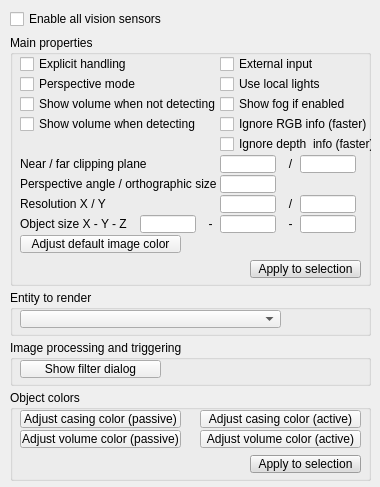
<?xml version="1.0" encoding="UTF-8"?>
<ui version="4.0">
 <class>CQDlgVisionSensors</class>
 <widget class="QDialog" name="CQDlgVisionSensors">
  <property name="geometry">
   <rect>
    <x>0</x>
    <y>0</y>
    <width>380</width>
    <height>487</height>
   </rect>
  </property>
  <property name="windowTitle">
   <string>Vision Sensor Properties</string>
  </property>
  <property name="locale">
   <locale language="English" country="UnitedStates"/>
  </property>
  <widget class="QCheckBox" name="qqEnabled">
   <property name="geometry">
    <rect>
     <x>10</x>
     <y>10</y>
     <width>201</width>
     <height>18</height>
    </rect>
   </property>
   <property name="focusPolicy">
    <enum>Qt::StrongFocus</enum>
   </property>
   <property name="text">
    <string>Enable all vision sensors</string>
   </property>
  </widget>
  <widget class="QGroupBox" name="groupBox">
   <property name="geometry">
    <rect>
     <x>10</x>
     <y>35</y>
     <width>361</width>
     <height>251</height>
    </rect>
   </property>
   <property name="title">
    <string>Main properties</string>
   </property>
   <property name="flat">
    <bool>true</bool>
   </property>
   <widget class="QCheckBox" name="qqExplicitHandling">
    <property name="geometry">
     <rect>
      <x>10</x>
      <y>20</y>
      <width>171</width>
      <height>18</height>
     </rect>
    </property>
    <property name="focusPolicy">
     <enum>Qt::StrongFocus</enum>
    </property>
    <property name="text">
     <string>Explicit handling</string>
    </property>
   </widget>
   <widget class="QCheckBox" name="qqExternalInput">
    <property name="geometry">
     <rect>
      <x>210</x>
      <y>20</y>
      <width>161</width>
      <height>18</height>
     </rect>
    </property>
    <property name="focusPolicy">
     <enum>Qt::StrongFocus</enum>
    </property>
    <property name="text">
     <string>External input</string>
    </property>
   </widget>
   <widget class="QCheckBox" name="qqPerspective">
    <property name="geometry">
     <rect>
      <x>10</x>
      <y>40</y>
      <width>171</width>
      <height>18</height>
     </rect>
    </property>
    <property name="focusPolicy">
     <enum>Qt::StrongFocus</enum>
    </property>
    <property name="text">
     <string>Perspective mode</string>
    </property>
   </widget>
   <widget class="QCheckBox" name="qqLocalLights">
    <property name="geometry">
     <rect>
      <x>210</x>
      <y>40</y>
      <width>161</width>
      <height>18</height>
     </rect>
    </property>
    <property name="focusPolicy">
     <enum>Qt::StrongFocus</enum>
    </property>
    <property name="text">
     <string>Use local lights</string>
    </property>
   </widget>
   <widget class="QCheckBox" name="qqShowFog">
    <property name="geometry">
     <rect>
      <x>210</x>
      <y>60</y>
      <width>161</width>
      <height>18</height>
     </rect>
    </property>
    <property name="focusPolicy">
     <enum>Qt::StrongFocus</enum>
    </property>
    <property name="text">
     <string>Show fog if enabled</string>
    </property>
   </widget>
   <widget class="QCheckBox" name="qqShowNotDetecting">
    <property name="geometry">
     <rect>
      <x>10</x>
      <y>60</y>
      <width>201</width>
      <height>18</height>
     </rect>
    </property>
    <property name="focusPolicy">
     <enum>Qt::StrongFocus</enum>
    </property>
    <property name="text">
     <string>Show volume when not detecting</string>
    </property>
   </widget>
   <widget class="QCheckBox" name="qqShowDetecting">
    <property name="geometry">
     <rect>
      <x>10</x>
      <y>80</y>
      <width>201</width>
      <height>18</height>
     </rect>
    </property>
    <property name="focusPolicy">
     <enum>Qt::StrongFocus</enum>
    </property>
    <property name="text">
     <string>Show volume when detecting</string>
    </property>
   </widget>
   <widget class="QLabel" name="label">
    <property name="geometry">
     <rect>
      <x>10</x>
      <y>120</y>
      <width>151</width>
      <height>18</height>
     </rect>
    </property>
    <property name="text">
     <string>Near / far clipping plane</string>
    </property>
   </widget>
   <widget class="QLineEdit" name="qqNearPlane">
    <property name="geometry">
     <rect>
      <x>210</x>
      <y>120</y>
      <width>56</width>
      <height>18</height>
     </rect>
    </property>
   </widget>
   <widget class="QLineEdit" name="qqFarPlane">
    <property name="geometry">
     <rect>
      <x>290</x>
      <y>120</y>
      <width>56</width>
      <height>18</height>
     </rect>
    </property>
   </widget>
   <widget class="QLabel" name="label_2">
    <property name="geometry">
     <rect>
      <x>270</x>
      <y>120</y>
      <width>21</width>
      <height>18</height>
     </rect>
    </property>
    <property name="text">
     <string>/</string>
    </property>
    <property name="alignment">
     <set>Qt::AlignCenter</set>
    </property>
   </widget>
   <widget class="QLineEdit" name="qqPerspectiveAngleOrOrthographicSize">
    <property name="geometry">
     <rect>
      <x>210</x>
      <y>140</y>
      <width>56</width>
      <height>18</height>
     </rect>
    </property>
   </widget>
   <widget class="QLabel" name="label_3">
    <property name="geometry">
     <rect>
      <x>10</x>
      <y>140</y>
      <width>201</width>
      <height>18</height>
     </rect>
    </property>
    <property name="text">
     <string>Perspective angle / orthographic size</string>
    </property>
   </widget>
   <widget class="QLineEdit" name="qqResX">
    <property name="geometry">
     <rect>
      <x>210</x>
      <y>160</y>
      <width>56</width>
      <height>18</height>
     </rect>
    </property>
   </widget>
   <widget class="QLabel" name="label_4">
    <property name="geometry">
     <rect>
      <x>270</x>
      <y>160</y>
      <width>21</width>
      <height>18</height>
     </rect>
    </property>
    <property name="text">
     <string>/</string>
    </property>
    <property name="alignment">
     <set>Qt::AlignCenter</set>
    </property>
   </widget>
   <widget class="QLineEdit" name="qqResY">
    <property name="geometry">
     <rect>
      <x>290</x>
      <y>160</y>
      <width>56</width>
      <height>18</height>
     </rect>
    </property>
   </widget>
   <widget class="QLabel" name="label_5">
    <property name="geometry">
     <rect>
      <x>10</x>
      <y>160</y>
      <width>151</width>
      <height>18</height>
     </rect>
    </property>
    <property name="text">
     <string>Resolution X / Y</string>
    </property>
   </widget>
   <widget class="QLabel" name="label_6">
    <property name="geometry">
     <rect>
      <x>10</x>
      <y>180</y>
      <width>121</width>
      <height>18</height>
     </rect>
    </property>
    <property name="text">
     <string>Object size X - Y - Z</string>
    </property>
   </widget>
   <widget class="QLineEdit" name="qqSizeX">
    <property name="geometry">
     <rect>
      <x>130</x>
      <y>180</y>
      <width>56</width>
      <height>18</height>
     </rect>
    </property>
   </widget>
   <widget class="QLineEdit" name="qqSizeY">
    <property name="geometry">
     <rect>
      <x>210</x>
      <y>180</y>
      <width>56</width>
      <height>18</height>
     </rect>
    </property>
   </widget>
   <widget class="QLineEdit" name="qqSizeZ">
    <property name="geometry">
     <rect>
      <x>290</x>
      <y>180</y>
      <width>56</width>
      <height>18</height>
     </rect>
    </property>
   </widget>
   <widget class="QLabel" name="label_7">
    <property name="geometry">
     <rect>
      <x>270</x>
      <y>180</y>
      <width>21</width>
      <height>18</height>
     </rect>
    </property>
    <property name="text">
     <string>-</string>
    </property>
    <property name="alignment">
     <set>Qt::AlignCenter</set>
    </property>
   </widget>
   <widget class="QLabel" name="label_8">
    <property name="geometry">
     <rect>
      <x>190</x>
      <y>180</y>
      <width>21</width>
      <height>18</height>
     </rect>
    </property>
    <property name="text">
     <string>-</string>
    </property>
    <property name="alignment">
     <set>Qt::AlignCenter</set>
    </property>
   </widget>
   <widget class="QToolButton" name="qqAdjustImageColor">
    <property name="geometry">
     <rect>
      <x>10</x>
      <y>200</y>
      <width>161</width>
      <height>18</height>
     </rect>
    </property>
    <property name="focusPolicy">
     <enum>Qt::StrongFocus</enum>
    </property>
    <property name="text">
     <string>Adjust default image color</string>
    </property>
   </widget>
   <widget class="QToolButton" name="qqApplyMainProperties">
    <property name="geometry">
     <rect>
      <x>240</x>
      <y>225</y>
      <width>111</width>
      <height>18</height>
     </rect>
    </property>
    <property name="palette">
     <palette>
      <active>
       <colorrole role="WindowText">
        <brush brushstyle="SolidPattern">
         <color alpha="255">
          <red>0</red>
          <green>0</green>
          <blue>0</blue>
         </color>
        </brush>
       </colorrole>
       <colorrole role="Button">
        <brush brushstyle="SolidPattern">
         <color alpha="255">
          <red>220</red>
          <green>220</green>
          <blue>220</blue>
         </color>
        </brush>
       </colorrole>
       <colorrole role="Light">
        <brush brushstyle="SolidPattern">
         <color alpha="255">
          <red>255</red>
          <green>255</green>
          <blue>255</blue>
         </color>
        </brush>
       </colorrole>
       <colorrole role="Midlight">
        <brush brushstyle="SolidPattern">
         <color alpha="255">
          <red>237</red>
          <green>237</green>
          <blue>237</blue>
         </color>
        </brush>
       </colorrole>
       <colorrole role="Dark">
        <brush brushstyle="SolidPattern">
         <color alpha="255">
          <red>110</red>
          <green>110</green>
          <blue>110</blue>
         </color>
        </brush>
       </colorrole>
       <colorrole role="Mid">
        <brush brushstyle="SolidPattern">
         <color alpha="255">
          <red>147</red>
          <green>147</green>
          <blue>147</blue>
         </color>
        </brush>
       </colorrole>
       <colorrole role="Text">
        <brush brushstyle="SolidPattern">
         <color alpha="255">
          <red>0</red>
          <green>0</green>
          <blue>0</blue>
         </color>
        </brush>
       </colorrole>
       <colorrole role="BrightText">
        <brush brushstyle="SolidPattern">
         <color alpha="255">
          <red>255</red>
          <green>255</green>
          <blue>255</blue>
         </color>
        </brush>
       </colorrole>
       <colorrole role="ButtonText">
        <brush brushstyle="SolidPattern">
         <color alpha="255">
          <red>0</red>
          <green>0</green>
          <blue>0</blue>
         </color>
        </brush>
       </colorrole>
       <colorrole role="Base">
        <brush brushstyle="SolidPattern">
         <color alpha="255">
          <red>255</red>
          <green>255</green>
          <blue>255</blue>
         </color>
        </brush>
       </colorrole>
       <colorrole role="Window">
        <brush brushstyle="SolidPattern">
         <color alpha="255">
          <red>220</red>
          <green>220</green>
          <blue>220</blue>
         </color>
        </brush>
       </colorrole>
       <colorrole role="Shadow">
        <brush brushstyle="SolidPattern">
         <color alpha="255">
          <red>0</red>
          <green>0</green>
          <blue>0</blue>
         </color>
        </brush>
       </colorrole>
       <colorrole role="AlternateBase">
        <brush brushstyle="SolidPattern">
         <color alpha="255">
          <red>237</red>
          <green>237</green>
          <blue>237</blue>
         </color>
        </brush>
       </colorrole>
       <colorrole role="ToolTipBase">
        <brush brushstyle="SolidPattern">
         <color alpha="255">
          <red>255</red>
          <green>255</green>
          <blue>220</blue>
         </color>
        </brush>
       </colorrole>
       <colorrole role="ToolTipText">
        <brush brushstyle="SolidPattern">
         <color alpha="255">
          <red>0</red>
          <green>0</green>
          <blue>0</blue>
         </color>
        </brush>
       </colorrole>
      </active>
      <inactive>
       <colorrole role="WindowText">
        <brush brushstyle="SolidPattern">
         <color alpha="255">
          <red>0</red>
          <green>0</green>
          <blue>0</blue>
         </color>
        </brush>
       </colorrole>
       <colorrole role="Button">
        <brush brushstyle="SolidPattern">
         <color alpha="255">
          <red>220</red>
          <green>220</green>
          <blue>220</blue>
         </color>
        </brush>
       </colorrole>
       <colorrole role="Light">
        <brush brushstyle="SolidPattern">
         <color alpha="255">
          <red>255</red>
          <green>255</green>
          <blue>255</blue>
         </color>
        </brush>
       </colorrole>
       <colorrole role="Midlight">
        <brush brushstyle="SolidPattern">
         <color alpha="255">
          <red>237</red>
          <green>237</green>
          <blue>237</blue>
         </color>
        </brush>
       </colorrole>
       <colorrole role="Dark">
        <brush brushstyle="SolidPattern">
         <color alpha="255">
          <red>110</red>
          <green>110</green>
          <blue>110</blue>
         </color>
        </brush>
       </colorrole>
       <colorrole role="Mid">
        <brush brushstyle="SolidPattern">
         <color alpha="255">
          <red>147</red>
          <green>147</green>
          <blue>147</blue>
         </color>
        </brush>
       </colorrole>
       <colorrole role="Text">
        <brush brushstyle="SolidPattern">
         <color alpha="255">
          <red>0</red>
          <green>0</green>
          <blue>0</blue>
         </color>
        </brush>
       </colorrole>
       <colorrole role="BrightText">
        <brush brushstyle="SolidPattern">
         <color alpha="255">
          <red>255</red>
          <green>255</green>
          <blue>255</blue>
         </color>
        </brush>
       </colorrole>
       <colorrole role="ButtonText">
        <brush brushstyle="SolidPattern">
         <color alpha="255">
          <red>0</red>
          <green>0</green>
          <blue>0</blue>
         </color>
        </brush>
       </colorrole>
       <colorrole role="Base">
        <brush brushstyle="SolidPattern">
         <color alpha="255">
          <red>255</red>
          <green>255</green>
          <blue>255</blue>
         </color>
        </brush>
       </colorrole>
       <colorrole role="Window">
        <brush brushstyle="SolidPattern">
         <color alpha="255">
          <red>220</red>
          <green>220</green>
          <blue>220</blue>
         </color>
        </brush>
       </colorrole>
       <colorrole role="Shadow">
        <brush brushstyle="SolidPattern">
         <color alpha="255">
          <red>0</red>
          <green>0</green>
          <blue>0</blue>
         </color>
        </brush>
       </colorrole>
       <colorrole role="AlternateBase">
        <brush brushstyle="SolidPattern">
         <color alpha="255">
          <red>237</red>
          <green>237</green>
          <blue>237</blue>
         </color>
        </brush>
       </colorrole>
       <colorrole role="ToolTipBase">
        <brush brushstyle="SolidPattern">
         <color alpha="255">
          <red>255</red>
          <green>255</green>
          <blue>220</blue>
         </color>
        </brush>
       </colorrole>
       <colorrole role="ToolTipText">
        <brush brushstyle="SolidPattern">
         <color alpha="255">
          <red>0</red>
          <green>0</green>
          <blue>0</blue>
         </color>
        </brush>
       </colorrole>
      </inactive>
      <disabled>
       <colorrole role="WindowText">
        <brush brushstyle="SolidPattern">
         <color alpha="255">
          <red>110</red>
          <green>110</green>
          <blue>110</blue>
         </color>
        </brush>
       </colorrole>
       <colorrole role="Button">
        <brush brushstyle="SolidPattern">
         <color alpha="255">
          <red>220</red>
          <green>220</green>
          <blue>220</blue>
         </color>
        </brush>
       </colorrole>
       <colorrole role="Light">
        <brush brushstyle="SolidPattern">
         <color alpha="255">
          <red>255</red>
          <green>255</green>
          <blue>255</blue>
         </color>
        </brush>
       </colorrole>
       <colorrole role="Midlight">
        <brush brushstyle="SolidPattern">
         <color alpha="255">
          <red>237</red>
          <green>237</green>
          <blue>237</blue>
         </color>
        </brush>
       </colorrole>
       <colorrole role="Dark">
        <brush brushstyle="SolidPattern">
         <color alpha="255">
          <red>110</red>
          <green>110</green>
          <blue>110</blue>
         </color>
        </brush>
       </colorrole>
       <colorrole role="Mid">
        <brush brushstyle="SolidPattern">
         <color alpha="255">
          <red>147</red>
          <green>147</green>
          <blue>147</blue>
         </color>
        </brush>
       </colorrole>
       <colorrole role="Text">
        <brush brushstyle="SolidPattern">
         <color alpha="255">
          <red>110</red>
          <green>110</green>
          <blue>110</blue>
         </color>
        </brush>
       </colorrole>
       <colorrole role="BrightText">
        <brush brushstyle="SolidPattern">
         <color alpha="255">
          <red>255</red>
          <green>255</green>
          <blue>255</blue>
         </color>
        </brush>
       </colorrole>
       <colorrole role="ButtonText">
        <brush brushstyle="SolidPattern">
         <color alpha="255">
          <red>110</red>
          <green>110</green>
          <blue>110</blue>
         </color>
        </brush>
       </colorrole>
       <colorrole role="Base">
        <brush brushstyle="SolidPattern">
         <color alpha="255">
          <red>220</red>
          <green>220</green>
          <blue>220</blue>
         </color>
        </brush>
       </colorrole>
       <colorrole role="Window">
        <brush brushstyle="SolidPattern">
         <color alpha="255">
          <red>220</red>
          <green>220</green>
          <blue>220</blue>
         </color>
        </brush>
       </colorrole>
       <colorrole role="Shadow">
        <brush brushstyle="SolidPattern">
         <color alpha="255">
          <red>0</red>
          <green>0</green>
          <blue>0</blue>
         </color>
        </brush>
       </colorrole>
       <colorrole role="AlternateBase">
        <brush brushstyle="SolidPattern">
         <color alpha="255">
          <red>220</red>
          <green>220</green>
          <blue>220</blue>
         </color>
        </brush>
       </colorrole>
       <colorrole role="ToolTipBase">
        <brush brushstyle="SolidPattern">
         <color alpha="255">
          <red>255</red>
          <green>255</green>
          <blue>220</blue>
         </color>
        </brush>
       </colorrole>
       <colorrole role="ToolTipText">
        <brush brushstyle="SolidPattern">
         <color alpha="255">
          <red>0</red>
          <green>0</green>
          <blue>0</blue>
         </color>
        </brush>
       </colorrole>
      </disabled>
     </palette>
    </property>
    <property name="focusPolicy">
     <enum>Qt::StrongFocus</enum>
    </property>
    <property name="text">
     <string>Apply to selection</string>
    </property>
   </widget>
   <widget class="QCheckBox" name="qqIgnoreRGB">
    <property name="geometry">
     <rect>
      <x>210</x>
      <y>80</y>
      <width>161</width>
      <height>18</height>
     </rect>
    </property>
    <property name="focusPolicy">
     <enum>Qt::StrongFocus</enum>
    </property>
    <property name="text">
     <string>Ignore RGB info (faster)</string>
    </property>
   </widget>
   <widget class="QCheckBox" name="qqIgnoreDepth">
    <property name="geometry">
     <rect>
      <x>210</x>
      <y>100</y>
      <width>161</width>
      <height>18</height>
     </rect>
    </property>
    <property name="focusPolicy">
     <enum>Qt::StrongFocus</enum>
    </property>
    <property name="text">
     <string>Ignore depth  info (faster)</string>
    </property>
   </widget>
  </widget>
  <widget class="QGroupBox" name="groupBox_2">
   <property name="geometry">
    <rect>
     <x>10</x>
     <y>290</y>
     <width>361</width>
     <height>46</height>
    </rect>
   </property>
   <property name="title">
    <string>Entity to render</string>
   </property>
   <property name="flat">
    <bool>true</bool>
   </property>
   <widget class="QComboBox" name="qqEntityCombo">
    <property name="geometry">
     <rect>
      <x>10</x>
      <y>20</y>
      <width>261</width>
      <height>18</height>
     </rect>
    </property>
   </widget>
  </widget>
  <widget class="QGroupBox" name="groupBox_3">
   <property name="geometry">
    <rect>
     <x>10</x>
     <y>340</y>
     <width>361</width>
     <height>46</height>
    </rect>
   </property>
   <property name="title">
    <string>Image processing and triggering</string>
   </property>
   <property name="flat">
    <bool>true</bool>
   </property>
   <widget class="QToolButton" name="qqAdjustFilters">
    <property name="geometry">
     <rect>
      <x>10</x>
      <y>20</y>
      <width>141</width>
      <height>18</height>
     </rect>
    </property>
    <property name="focusPolicy">
     <enum>Qt::StrongFocus</enum>
    </property>
    <property name="text">
     <string>Show filter dialog</string>
    </property>
    <property name="checkable">
     <bool>true</bool>
    </property>
   </widget>
  </widget>
  <widget class="QGroupBox" name="groupBox_4">
   <property name="geometry">
    <rect>
     <x>10</x>
     <y>390</y>
     <width>361</width>
     <height>91</height>
    </rect>
   </property>
   <property name="title">
    <string>Object colors</string>
   </property>
   <property name="flat">
    <bool>true</bool>
   </property>
   <widget class="QToolButton" name="qqCasingColorPassive">
    <property name="geometry">
     <rect>
      <x>10</x>
      <y>20</y>
      <width>161</width>
      <height>18</height>
     </rect>
    </property>
    <property name="focusPolicy">
     <enum>Qt::StrongFocus</enum>
    </property>
    <property name="text">
     <string>Adjust casing color (passive)</string>
    </property>
   </widget>
   <widget class="QToolButton" name="qqCasingColorActive">
    <property name="geometry">
     <rect>
      <x>190</x>
      <y>20</y>
      <width>161</width>
      <height>18</height>
     </rect>
    </property>
    <property name="focusPolicy">
     <enum>Qt::StrongFocus</enum>
    </property>
    <property name="text">
     <string>Adjust casing color (active)</string>
    </property>
   </widget>
   <widget class="QToolButton" name="qqVolumeColorActive">
    <property name="geometry">
     <rect>
      <x>190</x>
      <y>40</y>
      <width>161</width>
      <height>18</height>
     </rect>
    </property>
    <property name="focusPolicy">
     <enum>Qt::StrongFocus</enum>
    </property>
    <property name="text">
     <string>Adjust volume color (active)</string>
    </property>
   </widget>
   <widget class="QToolButton" name="qqVolumeColorPassive">
    <property name="geometry">
     <rect>
      <x>10</x>
      <y>40</y>
      <width>161</width>
      <height>18</height>
     </rect>
    </property>
    <property name="focusPolicy">
     <enum>Qt::StrongFocus</enum>
    </property>
    <property name="text">
     <string>Adjust volume color (passive)</string>
    </property>
   </widget>
   <widget class="QToolButton" name="qqApplyColors">
    <property name="geometry">
     <rect>
      <x>240</x>
      <y>65</y>
      <width>111</width>
      <height>18</height>
     </rect>
    </property>
    <property name="palette">
     <palette>
      <active>
       <colorrole role="WindowText">
        <brush brushstyle="SolidPattern">
         <color alpha="255">
          <red>0</red>
          <green>0</green>
          <blue>0</blue>
         </color>
        </brush>
       </colorrole>
       <colorrole role="Button">
        <brush brushstyle="SolidPattern">
         <color alpha="255">
          <red>220</red>
          <green>220</green>
          <blue>220</blue>
         </color>
        </brush>
       </colorrole>
       <colorrole role="Light">
        <brush brushstyle="SolidPattern">
         <color alpha="255">
          <red>255</red>
          <green>255</green>
          <blue>255</blue>
         </color>
        </brush>
       </colorrole>
       <colorrole role="Midlight">
        <brush brushstyle="SolidPattern">
         <color alpha="255">
          <red>237</red>
          <green>237</green>
          <blue>237</blue>
         </color>
        </brush>
       </colorrole>
       <colorrole role="Dark">
        <brush brushstyle="SolidPattern">
         <color alpha="255">
          <red>110</red>
          <green>110</green>
          <blue>110</blue>
         </color>
        </brush>
       </colorrole>
       <colorrole role="Mid">
        <brush brushstyle="SolidPattern">
         <color alpha="255">
          <red>147</red>
          <green>147</green>
          <blue>147</blue>
         </color>
        </brush>
       </colorrole>
       <colorrole role="Text">
        <brush brushstyle="SolidPattern">
         <color alpha="255">
          <red>0</red>
          <green>0</green>
          <blue>0</blue>
         </color>
        </brush>
       </colorrole>
       <colorrole role="BrightText">
        <brush brushstyle="SolidPattern">
         <color alpha="255">
          <red>255</red>
          <green>255</green>
          <blue>255</blue>
         </color>
        </brush>
       </colorrole>
       <colorrole role="ButtonText">
        <brush brushstyle="SolidPattern">
         <color alpha="255">
          <red>0</red>
          <green>0</green>
          <blue>0</blue>
         </color>
        </brush>
       </colorrole>
       <colorrole role="Base">
        <brush brushstyle="SolidPattern">
         <color alpha="255">
          <red>255</red>
          <green>255</green>
          <blue>255</blue>
         </color>
        </brush>
       </colorrole>
       <colorrole role="Window">
        <brush brushstyle="SolidPattern">
         <color alpha="255">
          <red>220</red>
          <green>220</green>
          <blue>220</blue>
         </color>
        </brush>
       </colorrole>
       <colorrole role="Shadow">
        <brush brushstyle="SolidPattern">
         <color alpha="255">
          <red>0</red>
          <green>0</green>
          <blue>0</blue>
         </color>
        </brush>
       </colorrole>
       <colorrole role="AlternateBase">
        <brush brushstyle="SolidPattern">
         <color alpha="255">
          <red>237</red>
          <green>237</green>
          <blue>237</blue>
         </color>
        </brush>
       </colorrole>
       <colorrole role="ToolTipBase">
        <brush brushstyle="SolidPattern">
         <color alpha="255">
          <red>255</red>
          <green>255</green>
          <blue>220</blue>
         </color>
        </brush>
       </colorrole>
       <colorrole role="ToolTipText">
        <brush brushstyle="SolidPattern">
         <color alpha="255">
          <red>0</red>
          <green>0</green>
          <blue>0</blue>
         </color>
        </brush>
       </colorrole>
      </active>
      <inactive>
       <colorrole role="WindowText">
        <brush brushstyle="SolidPattern">
         <color alpha="255">
          <red>0</red>
          <green>0</green>
          <blue>0</blue>
         </color>
        </brush>
       </colorrole>
       <colorrole role="Button">
        <brush brushstyle="SolidPattern">
         <color alpha="255">
          <red>220</red>
          <green>220</green>
          <blue>220</blue>
         </color>
        </brush>
       </colorrole>
       <colorrole role="Light">
        <brush brushstyle="SolidPattern">
         <color alpha="255">
          <red>255</red>
          <green>255</green>
          <blue>255</blue>
         </color>
        </brush>
       </colorrole>
       <colorrole role="Midlight">
        <brush brushstyle="SolidPattern">
         <color alpha="255">
          <red>237</red>
          <green>237</green>
          <blue>237</blue>
         </color>
        </brush>
       </colorrole>
       <colorrole role="Dark">
        <brush brushstyle="SolidPattern">
         <color alpha="255">
          <red>110</red>
          <green>110</green>
          <blue>110</blue>
         </color>
        </brush>
       </colorrole>
       <colorrole role="Mid">
        <brush brushstyle="SolidPattern">
         <color alpha="255">
          <red>147</red>
          <green>147</green>
          <blue>147</blue>
         </color>
        </brush>
       </colorrole>
       <colorrole role="Text">
        <brush brushstyle="SolidPattern">
         <color alpha="255">
          <red>0</red>
          <green>0</green>
          <blue>0</blue>
         </color>
        </brush>
       </colorrole>
       <colorrole role="BrightText">
        <brush brushstyle="SolidPattern">
         <color alpha="255">
          <red>255</red>
          <green>255</green>
          <blue>255</blue>
         </color>
        </brush>
       </colorrole>
       <colorrole role="ButtonText">
        <brush brushstyle="SolidPattern">
         <color alpha="255">
          <red>0</red>
          <green>0</green>
          <blue>0</blue>
         </color>
        </brush>
       </colorrole>
       <colorrole role="Base">
        <brush brushstyle="SolidPattern">
         <color alpha="255">
          <red>255</red>
          <green>255</green>
          <blue>255</blue>
         </color>
        </brush>
       </colorrole>
       <colorrole role="Window">
        <brush brushstyle="SolidPattern">
         <color alpha="255">
          <red>220</red>
          <green>220</green>
          <blue>220</blue>
         </color>
        </brush>
       </colorrole>
       <colorrole role="Shadow">
        <brush brushstyle="SolidPattern">
         <color alpha="255">
          <red>0</red>
          <green>0</green>
          <blue>0</blue>
         </color>
        </brush>
       </colorrole>
       <colorrole role="AlternateBase">
        <brush brushstyle="SolidPattern">
         <color alpha="255">
          <red>237</red>
          <green>237</green>
          <blue>237</blue>
         </color>
        </brush>
       </colorrole>
       <colorrole role="ToolTipBase">
        <brush brushstyle="SolidPattern">
         <color alpha="255">
          <red>255</red>
          <green>255</green>
          <blue>220</blue>
         </color>
        </brush>
       </colorrole>
       <colorrole role="ToolTipText">
        <brush brushstyle="SolidPattern">
         <color alpha="255">
          <red>0</red>
          <green>0</green>
          <blue>0</blue>
         </color>
        </brush>
       </colorrole>
      </inactive>
      <disabled>
       <colorrole role="WindowText">
        <brush brushstyle="SolidPattern">
         <color alpha="255">
          <red>110</red>
          <green>110</green>
          <blue>110</blue>
         </color>
        </brush>
       </colorrole>
       <colorrole role="Button">
        <brush brushstyle="SolidPattern">
         <color alpha="255">
          <red>220</red>
          <green>220</green>
          <blue>220</blue>
         </color>
        </brush>
       </colorrole>
       <colorrole role="Light">
        <brush brushstyle="SolidPattern">
         <color alpha="255">
          <red>255</red>
          <green>255</green>
          <blue>255</blue>
         </color>
        </brush>
       </colorrole>
       <colorrole role="Midlight">
        <brush brushstyle="SolidPattern">
         <color alpha="255">
          <red>237</red>
          <green>237</green>
          <blue>237</blue>
         </color>
        </brush>
       </colorrole>
       <colorrole role="Dark">
        <brush brushstyle="SolidPattern">
         <color alpha="255">
          <red>110</red>
          <green>110</green>
          <blue>110</blue>
         </color>
        </brush>
       </colorrole>
       <colorrole role="Mid">
        <brush brushstyle="SolidPattern">
         <color alpha="255">
          <red>147</red>
          <green>147</green>
          <blue>147</blue>
         </color>
        </brush>
       </colorrole>
       <colorrole role="Text">
        <brush brushstyle="SolidPattern">
         <color alpha="255">
          <red>110</red>
          <green>110</green>
          <blue>110</blue>
         </color>
        </brush>
       </colorrole>
       <colorrole role="BrightText">
        <brush brushstyle="SolidPattern">
         <color alpha="255">
          <red>255</red>
          <green>255</green>
          <blue>255</blue>
         </color>
        </brush>
       </colorrole>
       <colorrole role="ButtonText">
        <brush brushstyle="SolidPattern">
         <color alpha="255">
          <red>110</red>
          <green>110</green>
          <blue>110</blue>
         </color>
        </brush>
       </colorrole>
       <colorrole role="Base">
        <brush brushstyle="SolidPattern">
         <color alpha="255">
          <red>220</red>
          <green>220</green>
          <blue>220</blue>
         </color>
        </brush>
       </colorrole>
       <colorrole role="Window">
        <brush brushstyle="SolidPattern">
         <color alpha="255">
          <red>220</red>
          <green>220</green>
          <blue>220</blue>
         </color>
        </brush>
       </colorrole>
       <colorrole role="Shadow">
        <brush brushstyle="SolidPattern">
         <color alpha="255">
          <red>0</red>
          <green>0</green>
          <blue>0</blue>
         </color>
        </brush>
       </colorrole>
       <colorrole role="AlternateBase">
        <brush brushstyle="SolidPattern">
         <color alpha="255">
          <red>220</red>
          <green>220</green>
          <blue>220</blue>
         </color>
        </brush>
       </colorrole>
       <colorrole role="ToolTipBase">
        <brush brushstyle="SolidPattern">
         <color alpha="255">
          <red>255</red>
          <green>255</green>
          <blue>220</blue>
         </color>
        </brush>
       </colorrole>
       <colorrole role="ToolTipText">
        <brush brushstyle="SolidPattern">
         <color alpha="255">
          <red>0</red>
          <green>0</green>
          <blue>0</blue>
         </color>
        </brush>
       </colorrole>
      </disabled>
     </palette>
    </property>
    <property name="focusPolicy">
     <enum>Qt::StrongFocus</enum>
    </property>
    <property name="text">
     <string>Apply to selection</string>
    </property>
   </widget>
  </widget>
 </widget>
 <tabstops>
  <tabstop>qqEnabled</tabstop>
  <tabstop>qqExplicitHandling</tabstop>
  <tabstop>qqExternalInput</tabstop>
  <tabstop>qqPerspective</tabstop>
  <tabstop>qqLocalLights</tabstop>
  <tabstop>qqShowNotDetecting</tabstop>
  <tabstop>qqShowFog</tabstop>
  <tabstop>qqShowDetecting</tabstop>
  <tabstop>qqIgnoreRGB</tabstop>
  <tabstop>qqIgnoreDepth</tabstop>
  <tabstop>qqNearPlane</tabstop>
  <tabstop>qqFarPlane</tabstop>
  <tabstop>qqPerspectiveAngleOrOrthographicSize</tabstop>
  <tabstop>qqResX</tabstop>
  <tabstop>qqResY</tabstop>
  <tabstop>qqSizeX</tabstop>
  <tabstop>qqSizeY</tabstop>
  <tabstop>qqSizeZ</tabstop>
  <tabstop>qqAdjustImageColor</tabstop>
  <tabstop>qqApplyMainProperties</tabstop>
  <tabstop>qqEntityCombo</tabstop>
  <tabstop>qqAdjustFilters</tabstop>
  <tabstop>qqCasingColorPassive</tabstop>
  <tabstop>qqCasingColorActive</tabstop>
  <tabstop>qqVolumeColorPassive</tabstop>
  <tabstop>qqVolumeColorActive</tabstop>
  <tabstop>qqApplyColors</tabstop>
 </tabstops>
 <resources/>
 <connections/>
</ui>
